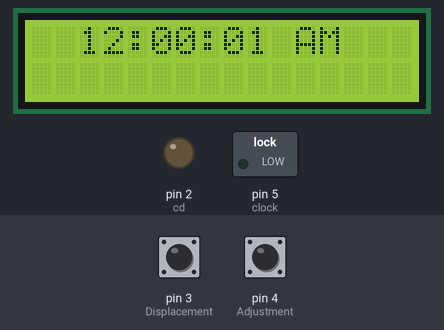
The sketch below on a simulated Arduino Uno, built with avr-gcc and run on an emulated ATmega328P. Shown: 16×2 character LCD, switched loads named in the sketch (green lamp = pin HIGH), output pins drawn as LEDs (lit = HIGH). Inputs (shaded band) come from the test bench; at power-on: pin 3 (Displacement) HIGH, pin 4 (Adjustment) HIGH. What the sketch prints to the serial monitor is not drawn.

Above: at 1.6 s.
1.7 s: pin 3 (Displacement) pulled LOW for 0.15 s
At 2.8 s:
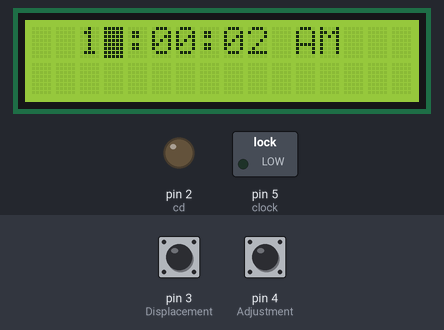
3.5 s: pin 4 (Adjustment) pulled LOW for 0.15 s
At 4.7 s:
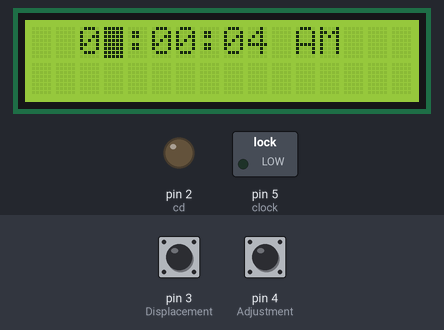
6.5 s: pin 3 (Displacement) pulled LOW for 1 s
At 8.7 s:
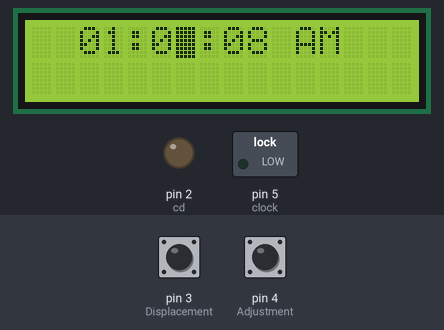
9.0 s: pin 4 (Adjustment) pulled LOW for 1 s
At 10.8 s:
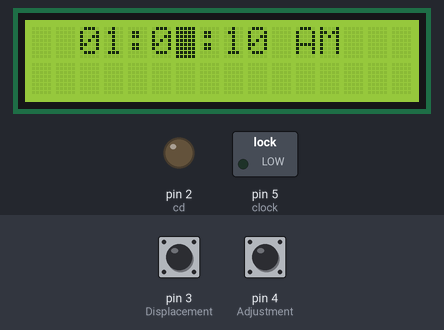
Timing chart, 0 to 12.3 s (numbered marks = the images above; inputs shaded):
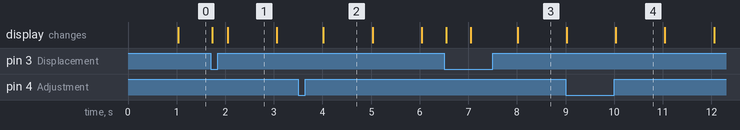

The sketch:

myclock2016.ino
```cpp
#include <Wire.h>
#include <LiquidCrystal_I2C.h>
#include <SoftwareSerial.h>
 void displayTime(void);
 int cd=2,Displacement=3,Adjustment=4,Bluetooth=6,clock=5,ampm=0;
 unsigned long previousMillis=0;
 const int interval=1000;
 int i=0,j=0;
 char preSw[10],nowSw[10];
 byte sec=0,minute=0,hour=0,hourDisplay;
 int clockCursor=0;
 LiquidCrystal_I2C lcd(0x27,16,2);

 void setup (){
 for(i=0;i<10;i++)preSw[i]=nowSw[i]=1;
 pinMode(cd,OUTPUT);
 pinMode(Displacement,INPUT_PULLUP);
 pinMode(Adjustment,INPUT_PULLUP);
 pinMode(clock,OUTPUT);
 lcd.init(); //LINK START!!!!
 lcd.backlight();
 lcd.print("    :  :   AM");
 Serial.begin(9600);
}

void loop(){
 unsigned long currentMillis=millis();
 if(currentMillis - previousMillis >= interval) {
   previousMillis = previousMillis + interval;
   sec++;
   if(sec==60){
     minute++;
     sec=0;
     if(minute==60){
       hour++;
       minute=0;
       if(hour==12){
         if(ampm==0){lcd.setCursor(11,0);lcd.print("P");ampm=1;}
         else{lcd.setCursor(11,0);lcd.print("A");ampm=0;}
         hour=0;
       }
   }
  }
  displayTime();
 }
 nowSw[0]=digitalRead(Displacement);
 if(nowSw[0]!=preSw[0]){
   preSw[0]=nowSw[0];
   if(nowSw[0]==0){
     switch(clockCursor){
       case 0:
          clockCursor=3;
          Serial.println(clockCursor);
          lcd.blink();
          break;
       case 3:
         clockCursor=6;
          Serial.println(clockCursor);
          break;
       case 6:
         clockCursor=9;
         Serial.println(clockCursor);
         break;
       case 9:
         clockCursor=0;
         Serial.println(clockCursor);
         lcd.noBlink();
         break;
     }
     lcd.setCursor(clockCursor,0);
   }
   delay(50);
 }
  nowSw[1]=digitalRead(Adjustment);
  if(nowSw[1]!=preSw[1]){
   preSw[1]=nowSw[1];
   if(nowSw[1]==0){
     switch(clockCursor){
       case 0:break;
       case 3:
         if(digitalRead(Adjustment)==0)hour++;
         if(hour==12){
           //hour-=12;
           if(ampm==0){lcd.setCursor(11,0);lcd.print("P");ampm=1;}
           else{lcd.setCursor(11,0);lcd.print("A");ampm=0;}
         }

         break;
       case 6:
         if(digitalRead(Adjustment)==0)minute++;
         if(minute>=60)minute-=60;
         break;
       case 9:
         if(digitalRead(Adjustment)==0)sec++;
         if(sec>=60)sec-=60;
         break;
     }
   }
  }
  delay(50);
}
void displayTime(void){
  lcd.setCursor(11,0);
/*  if(hour>=12){
    switch(ampm){
      case 0:lcd.print("P");ampm=1;break;
      case 1:lcd.print("A");ampm=0;break;
    }
  }
  else lcd.print("A");*/

  if(hour==0)
   hourDisplay=12;
  else if(hour<=12)
   hourDisplay=hour;
  else
   hourDisplay=hour-=12;

  lcd.setCursor(2,0);
  if(hourDisplay<10)
  lcd.print("0");
  lcd.print(hourDisplay);

  lcd.setCursor(5,0);
  if(minute<10)
  lcd.print("0");
  lcd.print(minute);

  lcd.setCursor(8,0);
  if(sec<10)
  lcd.print("0");
  lcd.print(sec);

  if(clockCursor)
    lcd.setCursor(clockCursor,0);
}
```

Measured:
- what the display in image 1 shows lasts 1.1 s, from 2.0 s to 3.1 s
